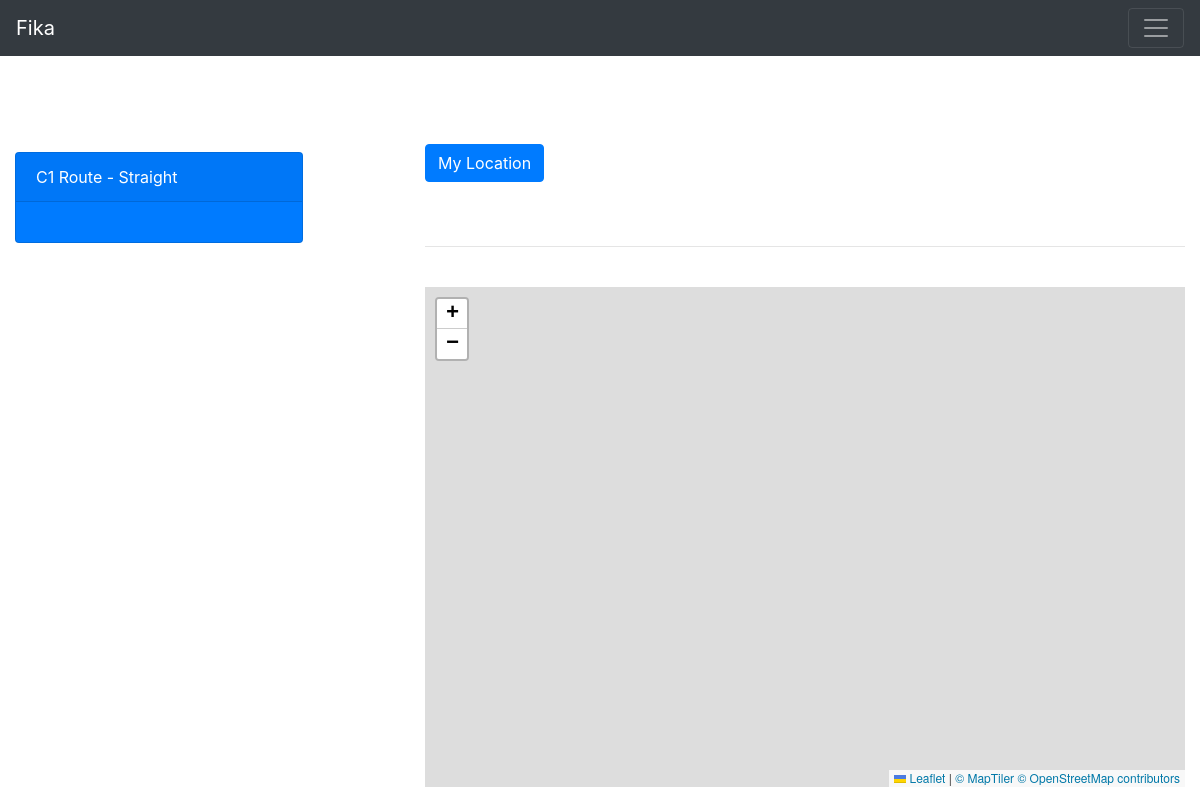
Page /platforms/Wits/routes/1 (signed in) on the earlier database version.
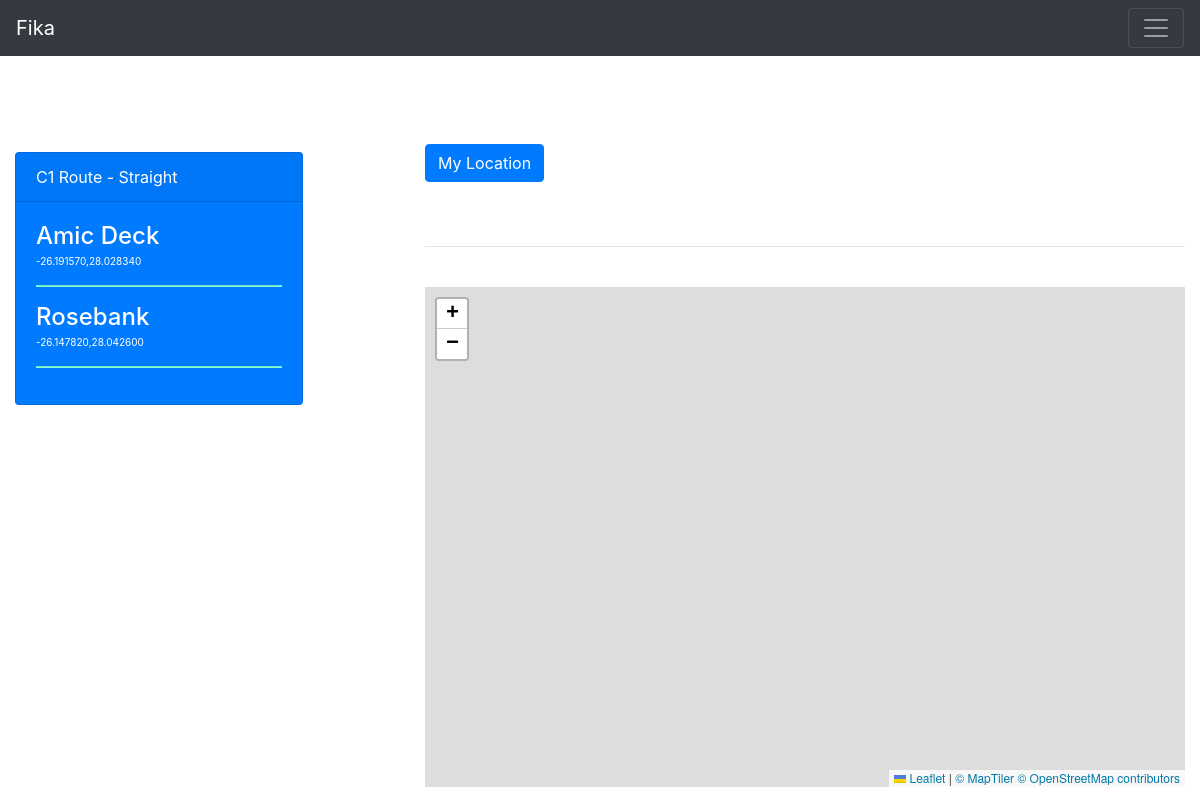
Same page on the later database version.
### platforms/models.py (models this page shows, shortened)
class Route(models.Model):
    id = models.AutoField(primary_key=True)
    platform_id = models.ForeignKey(Platform, on_delete=models.CASCADE, related_name='routes')
    name = models.CharField(max_length=200)
    route_type = models.CharField(max_length=200)

class Stop(models.Model):
    id = models.AutoField(primary_key=True)
    route_id = models.ForeignKey(Route, on_delete=models.CASCADE, related_name='stops')
    location = models.CharField(max_length=200)
    lat = models.DecimalField(max_digits=9, decimal_places=6)
    lon = models.DecimalField(max_digits=9, decimal_places=6)

### app/views.py (the view)
# urls.py: path('platforms/<str:name>/routes', views.show_routes, name='show_routes'),
@login_required
def routes(request, name, id):
    platform = get_object_or_404(models.Platform, name=name)
    route = models.Route.objects.get(id=id)
    stops = []
    stops_dict = {}
    for stop in models.Stop.objects.filter(route_id=route.id):
        stops.append(stop)
    for stop in stops:
        stops_dict[stop.location] = (float(stop.lat), float(stop.lon))
    if request.method == 'POST':
        user_lat = request.POST['user_coords_lat']
        user_lon = request.POST['user_coords_lon']
        float_user_lat = float(user_lat)
        float_user_lon = float(user_lon)
        user_coords = float_user_lat, float_user_lon
        distances = {}
        for loc, coord in stops_dict.items():
            distance = haversine.haversine(user_coords,coord)
            distances[loc] = distance
        for loc, distance in distances.items():
            distances[loc] = distance/1000
        m = folium.Map(location=[float_user_lat, float_user_lon], zoom_start=13)
        tooltip = 'Click for more info'
        folium.Marker([user_lat, user_lon],
                    popup='<strong>Your location</strong>',
                    tooltip=tooltip,
                    icon=folium.Icon(color='blue')).add_to(m),
        stops = models.Stop.objects.filter(route_id=route.id)
        for stop in stops:
            folium.Marker([stop.lat, stop.lon],
                        popup=f'<strong>{stop.location} - Bus Stop</strong>',
                        tooltip=tooltip,
                        icon=folium.Icon(color='red')).add_to(m),
        m = m._repr_html_()
        return render(request, 'app/home.html', {'map':m, 'route':route, 'platform':platform, 'stops': stops, 'distances': distances})
    else:
        m = folium.Map(location=[-26.195246, 28.034088], zoom_start=13)
        tooltip = 'Click for more info'
        stops = models.Stop.objects.filter(route_id=route.id)
        for stop in stops:
            folium.Marker([stop.lat, stop.lon],
                        popup=f'<strong>{stop.location} - Bus Stop</strong>',
                        tooltip=tooltip,
                        icon=folium.Icon(color='red')).add_to(m),
        m = m._repr_html_()
        return render(request, 'app/home.html', {'map':m, 'stops':stops, 'route':route, 'platform':platform})

### app/templates/app/home.html (shortened to what this page needs)
{% extends 'base.html' %}
{% block content %}
    <div class="row">
        <div class="col-md-4">
            <div class="container">
                <br>
                <br>
                    <div class="card text-white bg-primary mb-3" style="max-width: 18rem;">
                        <div class="card-header">{{route.name}} - {{route.route_type}}</div>
                        <div class="card-body">
                            {% for stop in route.stops.all %}
                                <h4>{{stop.location}}</h4>
                                <p style="font-size: 10px; margin-top: -5px;">{{stop.lat}},{{stop.lon}}</p>
                                <hr style="height: 1px; background-color: aquamarine;">
                            {% endfor %}
                        </div>
                    </div>
            </div>
        </div>
        <div class="col-md-8">
            <div class="container">
                <br>
                <form action="/platforms/{{platform.name}}/routes/{{route.id}}" method="POST">
                    <button class="btn btn-primary">My Location</button>
                </form>
                <br>
                <br>
                <hr>
                <br>
                <div id="mapid">
                </div>
            </div>
        </div>
    </div>
{% endblock %}

### templates/base.html (shortened to what this page needs)
<!doctype html>
<html lang="en">
  <head>
    <link rel="stylesheet" href="https://stackpath.bootstrapcdn.com/bootstrap/4.5.2/css/bootstrap.min.css">
    <link rel="stylesheet" href="https://unpkg.com/leaflet@1.7.1/dist/leaflet.css"
/>
  </head>
  <body>
    <nav class="navbar navbar-dark bg-dark">
      <a class="navbar-brand" href="{% url 'app:platforms' %}">Fika</a>
      <button class="navbar-toggler" type="button" data-toggle="collapse" data-target="#navbarSupportedContent" aria-controls="navbarSupportedContent" aria-expanded="false" aria-label="Toggle navigation">
        <span class="navbar-toggler-icon"></span>
      </button>
    </nav>
    <div>
      <br><br>
        {% block content %}
        {% endblock %}
    </div>
  </body>
</html>

### templates/base.html (style rules this page uses)
#mapid { height: 500px; }

Differences in the rows shown:
added Stop: location "Amic Deck", lat "-26.191570", lon "28.028340"
added Stop: location "Rosebank", lat "-26.147820", lon "28.042600"
